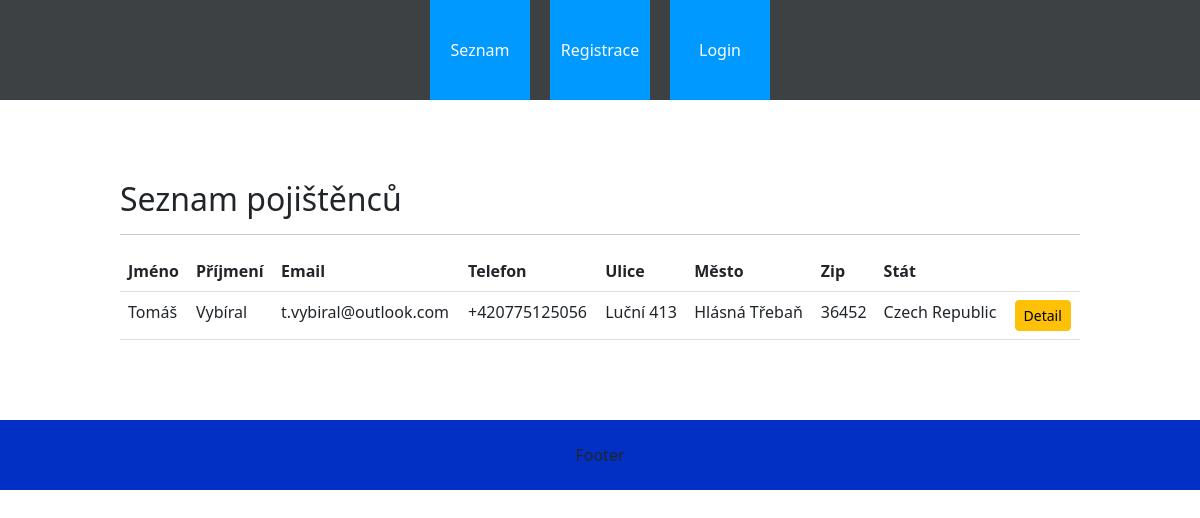
/pojistenci/pojistenci_index/, run on an earlier commit of the app's database.
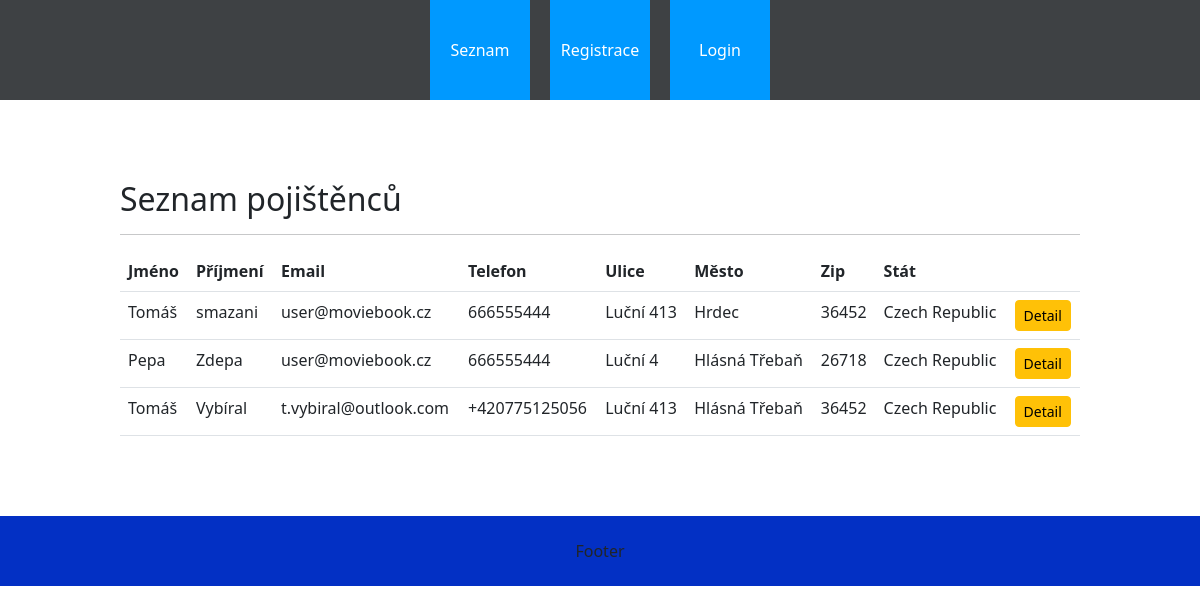
And on a later commit of the database.
### pojistenci/models.py (models this page shows, shortened)
class Pojistenec(models.Model):
    jmeno = models.CharField(max_length=200, verbose_name='Jméno')
    prijmeni = models.CharField(max_length=200, verbose_name='Příjmení')
    email = models.EmailField(max_length=200)
    telefon = models.CharField(max_length=15, verbose_name='Telefon')
    ulice_cp = models.CharField(
        max_length=200, verbose_name='Ulice a číslo popisné')
    mesto = models.CharField(max_length=100, verbose_name='Město')
    psc = models.CharField(max_length=9, verbose_name='PSČ')
    stat = models.ForeignKey(
        Stat, on_delete=models.SET_NULL, null=True, verbose_name='Stát')
    def __init__(self, *args, **kwargs):
        super(Pojistenec, self).__init__(*args, **kwargs)
    class Meta:
        verbose_name = 'Pojištěnec'
        verbose_name_plural = 'Pojištěnci'

class Stat(models.Model):
    stat = models.CharField(max_length=50)
    ordering = ['-stat']
    def __str__(self) -> str:
        return self.stat
    class Meta:
        verbose_name = 'Stát'
        verbose_name_plural = 'Státy'

### pojistenci/views.py (the view)
# urls.py: path('pojistenci_index/', views.PojistenecIndex.as_view(), name='home'),
class PojistenecIndex(generic.ListView):
    template_name = 'pojistenci/pojistenci_index.html'
    context_object_name = 'pojistenci'
    def get_queryset(self):
        return Pojistenec.objects.all().order_by('-prijmeni')

### pojistenci/templates/pojistenci/pojistenci_index.html
{% extends "base.html" %}
{% block content %}
<h2>Seznam pojištěnců</h2>
<hr>
    <table class="table table-hover">
      <tr>
        <th>Jméno</th>
        <th>Příjmení</th>
        <th>Email</th>
        <th>Telefon</th>
        <th>Ulice</th>
        <th>Město</th>
        <th>Zip</th>
        <th>Stát</th>
        <th></th>
      </tr>
      {% for pojistenec in pojistenci %}
      <tr>
        <td>{{pojistenec.jmeno}}</td>
        <td>{{pojistenec.prijmeni}}</td>
        <td>{{pojistenec.email}}</td>
        <td>{{pojistenec.telefon}}</td>
        <td>{{pojistenec.ulice_cp}}</td>
        <td>{{pojistenec.mesto}}</td>
        <td>{{pojistenec.psc}}</td>
        <td>{{pojistenec.stat}}</td>
        <td><a class="btn btn-sm btn-warning" href={% url 'pojistenec_detail' pojistenec.id %}>Detail</a></td>
      </tr>
      {% endfor %}
    </table>
{% endblock %}

### pojistenci/templates/base.html (shortened to what this page needs)
<!DOCTYPE html>
<html lang="cs">
<head>
    {% load static %}
    <link rel="stylesheet" href="{% static 'css/style.css' %}" type="text/css">
    <link rel="stylesheet" href="{% static 'css/bootstrap.min.css' %}" type = "text/css"/>
</head>
<body>
    <nav>
        <div class="flex_box">
            <div class="nav_item"><a href={% url "home" %}>Seznam pojištěnců</a></div>
            {% if not user.is_authenticated %}<div class="nav_item"><a href={% url "registrace" %}>Registrace</a></div>{% endif %}
            {% if not user.is_authenticated %}<div class="nav_item"><a href={% url "login" %}>Login</a></div>{% endif %}
        </div>
    </nav>
    <div class="content">
    {% block content %}
    {% endblock %}
    </div>
    <footer>
    </footer>
</body>
</html>

### pojistenci/static/css/style.css (style rules this page uses)
html, body { width: 100%; height: 100%; margin: 0; }
nav { width: 100%; height: 100px; background-color: #3e4144; color: white; }
.flex_box { width: 100%; height: 100px; display: flex; justify-content: center; }
.flex_box a { text-decoration: none; color: white; }
.nav_item { margin-left: 10px; margin-right: 10px; background-color: rgb(0, 153, 255); height: 100px; width: 100px; text-align: center; line-height: 100px; vertical-align: middle; color: white; }
.content { width: 80%; margin: auto; margin-top: 80px; margin-bottom: 80px; }
footer { position: flex; width: 100%; height: 50; background-color: rgb(3, 48, 196); text-align: center; line-height: 70px; vertical-align: middle; bottom: 0; }

What changed in the data, as far as the page shows it:
added Pojistenec: jmeno "Tomáš", prijmeni "smazani", email "user@moviebook.cz", telefon "666555444", ulice_cp "Luční 413", mesto "Hrdec", psc "36452", stat "Czech Republic"
added Pojistenec: jmeno "Pepa", prijmeni "Zdepa", email "user@moviebook.cz", telefon "666555444", ulice_cp "Luční 4", mesto "Hlásná Třebaň", psc "26718", stat "Czech Republic"
